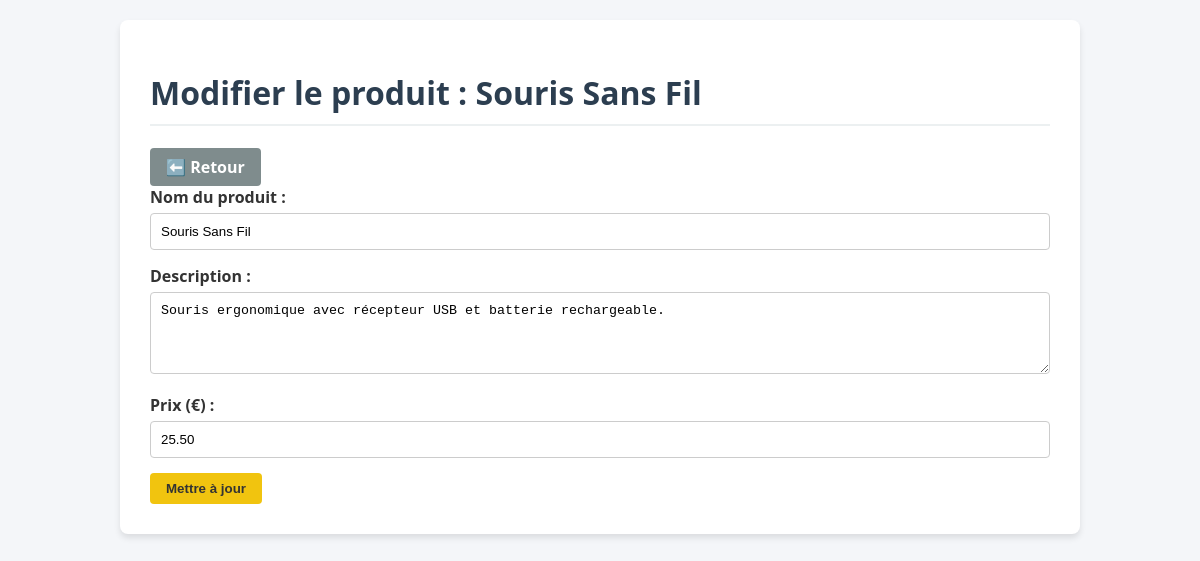
Screenshot of /modifier.php?id=2 with the database file from the repository.
### tables this page shows
CREATE TABLE IF NOT EXISTS produits (
    id INT AUTO_INCREMENT PRIMARY KEY,
    nom VARCHAR(100) NOT NULL,
    description TEXT,
    prix DECIMAL(10, 2) NOT NULL,
    cree_le TIMESTAMP DEFAULT CURRENT_TIMESTAMP
);

### modifier.php (the view, shortened to what this page needs)
<?php
require_once 'db.php';
$id = isset($_GET['id']) ? intval($_GET['id']) : 0;
$stmt = $pdo->prepare("SELECT * FROM produits WHERE id = ?");
$stmt->execute([$id]);
$produit = $stmt->fetch(PDO::FETCH_ASSOC);
?>
<!DOCTYPE html>
<html lang="fr">
<head>
    <link rel="stylesheet" href="style.css">
</head>
<body>
    <div class="container">
        <h1>Modifier le produit : <?= htmlspecialchars($produit['nom']) ?></h1>
        <a href="index.php" class="btn">⬅️ Retour</a>
        <form action="modifier.php?id=<?= $id ?>" method="POST">
            <div class="form-group">
                <label for="nom">Nom du produit :</label>
                <input type="text" id="nom" name="nom" value="<?= htmlspecialchars($produit['nom']) ?>" required>
            </div>
            <div class="form-group">
                <label for="description">Description :</label>
                <textarea id="description" name="description" rows="4"><?= htmlspecialchars($produit['description']) ?></textarea>
            </div>
            <div class="form-group">
                <label for="prix">Prix (€) :</label>
                <input type="number" id="prix" name="prix" step="0.01" min="0" value="<?= htmlspecialchars($produit['prix']) ?>" required>
            </div>
            <button type="submit" class="btn btn-warning">Mettre à jour</button>
        </form>
    </div>
</body>
</html>

### style.css (style rules this page uses)
body { font-family: "Segoe UI", Arial, sans-serif; background-color: #f4f6f9; color: #333; margin: 0; padding: 20px; }
.container { max-width: 900px; margin: 0 auto; background: #fff; padding: 30px; border-radius: 8px; box-shadow: 0 4px 6px rgba(0, 0, 0, 0.1); }
h1 { color: #2c3e50; border-bottom: 2px solid #ecf0f1; padding-bottom: 10px; }
.btn { display: inline-block; padding: 8px 16px; text-decoration: none; border-radius: 4px; font-weight: bold; color: #fff; background-color: #7f8c8d; border: none; cursor: pointer; }
.btn-warning { background-color: #f1c40f; color: #333; }
.form-group { margin-bottom: 15px; }
label { display: block; margin-bottom: 5px; font-weight: bold; }
input[type="text"], input[type="number"], textarea { width: 100%; padding: 10px; box-sizing: border-box; border: 1px solid #ccc; border-radius: 4px; }

### rows the page displays
produits: nom "Souris Sans Fil", description "Souris ergonomique avec récepteur USB et batterie rechargeable.", prix "25.50"
